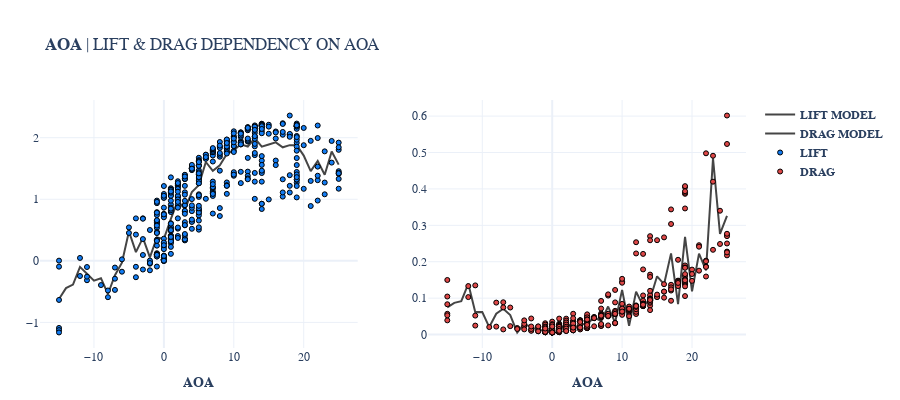

Notebook source saved alongside this figure:
### Code cell
data.plot_X_clcd('aoa',model=True,xmin=-15,xmax=26)

### Figure 1 — Plotly figure (JSON) as saved in the notebook; plotly's stock layout.template omitted (floating-point values rounded to 4 significant figures; data arrays with more than 128 entries replaced by an {"elided": "..."} marker saying what was removed)
{"data": [{"marker": {"color": "#454545", "line": {"color": "black", "width": 1}, "size": 5}, "mode": "lines", "name": "<b>LIFT MODEL</b>", "type": "scatter", "x": [-15, -14, -13, -12, -11, -10, -9, -8, -7, -6, -5, -4, -3, -2, -1, 0, 1, 2, 3, 4, 5, 6, 7, 8, 9, 10, 11, 12, 13, 14, 15, 16, 17, 18, 19, 20, 21, 22, 23, 24, 25], "xaxis": "x", "y": [-0.62, -0.4439, -0.3865, -0.09887, -0.2108, -0.3233, -0.2826, -0.5387, -0.2344, -0.03154, 0.4774, 0.1406, 0.3717, 0.05668, 0.3796, 0.3559, 0.6809, 0.9767, 0.8365, 1.115, 1.23, 1.605, 1.462, 1.55, 1.734, 1.798, 1.893, 1.857, 1.989, 1.855, 1.89, 1.924, 1.844, 1.879, 1.878, 1.709, 1.457, 1.621, 1.397, 1.776, 1.563], "yaxis": "y"}, {"marker": {"color": "#454545", "line": {"color": "black", "width": 1}, "size": 5}, "mode": "lines", "name": "<b>DRAG MODEL</b>", "type": "scatter", "x": [-15, -14, -13, -12, -11, -10, -9, -8, -7, -6, -5, -4, -3, -2, -1, 0, 1, 2, 3, 4, 5, 6, 7, 8, 9, 10, 11, 12, 13, 14, 15, 16, 17, 18, 19, 20, 21, 22, 23, 24, 25], "xaxis": "x2", "y": [0.07463, 0.08712, 0.09189, 0.1394, 0.06161, 0.06175, 0.02052, 0.05716, 0.07073, 0.05366, 0.005653, 0.02964, 0.02061, 0.01252, 0.01153, 0.004242, 0.007464, 0.03493, 0.01435, 0.02924, 0.02811, 0.04715, 0.03679, 0.07698, 0.03267, 0.1226, 0.0242, 0.1178, 0.07839, 0.097, 0.1599, 0.1384, 0.223, 0.08339, 0.268, 0.1186, 0.2224, 0.1762, 0.4842, 0.2764, 0.326], "yaxis": "y2"}, {"marker": {"color": "#127CF3", "line": {"color": "black", "width": 1}, "size": 5}, "mode": "markers", "name": "<b>LIFT</b>", "text": {"elided": "480 str values"}, "type": "scatter", "x": {"elided": "480 int values"}, "xaxis": "x", "y": {"elided": "480 float values"}, "yaxis": "y"}, {"marker": {"color": "#DE4747", "line": {"color": "black", "width": 1}, "size": 5}, "mode": "markers", "name": "<b>DRAG</b>", "text": {"elided": "480 str values"}, "type": "scatter", "x": {"elided": "480 int values"}, "xaxis": "x2", "y": {"elided": "480 float values"}, "yaxis": "y2"}], "layout": {"font": {"family": "sans-serif", "size": 12}, "height": 400, "margin": {"b": 40, "l": 40, "r": 40}, "title": {"text": "<b>AOA</b> | LIFT & DRAG DEPENDENCY ON AOA"}, "xaxis": {"anchor": "y", "domain": [0, 0.45], "title": {"text": "<b>AOA</b>"}}, "xaxis2": {"anchor": "y2", "domain": [0.55, 1], "title": {"text": "<b>AOA</b>"}}, "yaxis": {"anchor": "x", "domain": [0, 1]}, "yaxis2": {"anchor": "x2", "domain": [0, 1]}}}
